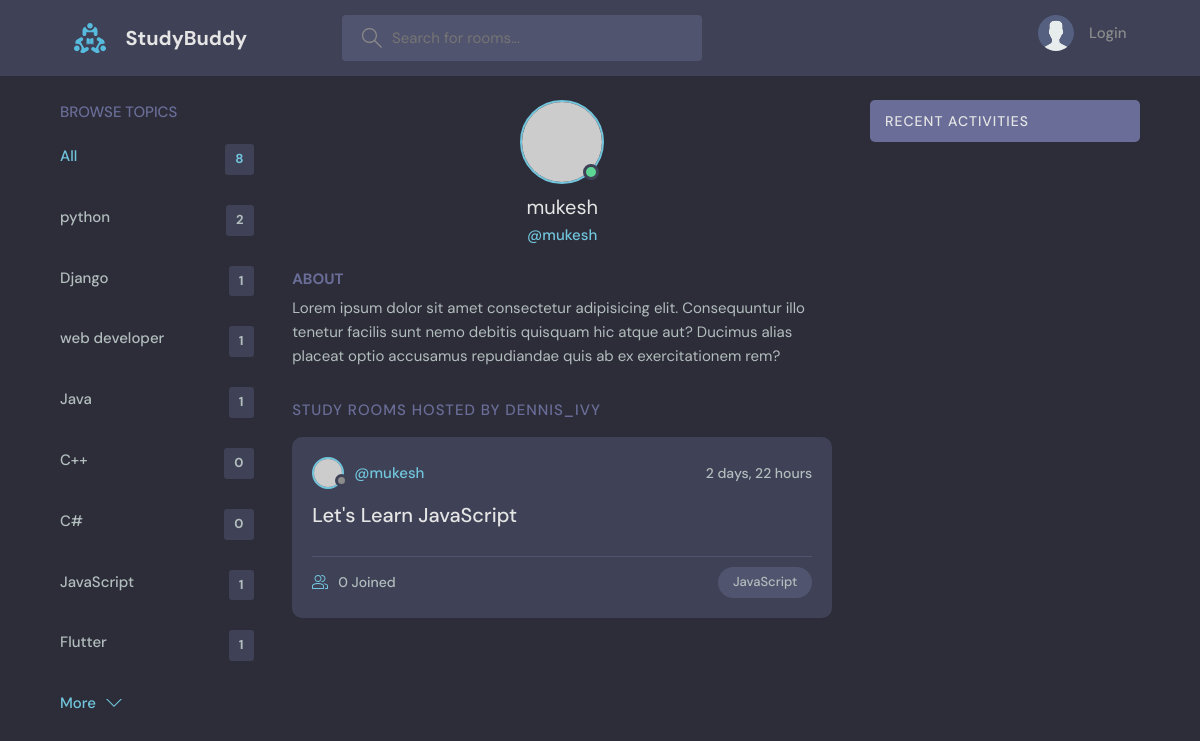
The page /profile/2 on the database its author committed.
### base/models.py (models this page shows, shortened)
class Topic(models.Model):
    name=models.CharField(max_length=200)

class Room(models.Model):
    host=models.ForeignKey(User, on_delete=models.SET_NULL,null=True)
    topic=models.ForeignKey(Topic, on_delete=models.SET_NULL,null=True)
    name=models.CharField(max_length=200)
    description=models.TextField(null=True,blank=True)
    participants=models.ManyToManyField(User,related_name='participants',blank=True)
    updated=models.DateTimeField(auto_now=True)
    created=models.DateTimeField(auto_now_add=True)
    class Meta:
        ordering=['-updated','-created']

### base/views.py (the view)
# urls.py: path('profile/<str:pk>',views.userProfile,name="user-profile"),
def userProfile(request,pk):
    user=User.objects.get(id=pk)
    rooms=user.room_set.all()
    room_messages=user.message_set.all()
    topics=Topic.objects.all()
    context={'user':user,'rooms':rooms,'room_messages':room_messages,'topics':topics}
    return render(request,'base/profile.html',context)

### base/templates/base/profile.html (shortened to what this page needs)
{%extends 'main.html'%}
{%block content%}
  <main class="profile-page layout layout--3">
    <div class="container">
      {%include 'base/topics_componenet.html'%}
      <div class="roomList">
        <div class="profile">
          <div class="profile__avatar">
            <div class="avatar avatar--large active">
              <img src="https://randomuser.me/api/portraits/men/11.jpg" />
            </div>
          </div>
          <div class="profile__info">
            <h3>{{user.username}}</h3>
            <p>@{{user.username}}</p>
          </div>
          <div class="profile__about">
            <h3>About</h3>
            <p>
              Lorem ipsum dolor sit amet consectetur adipisicing elit. Consequuntur illo tenetur
              facilis sunt nemo debitis quisquam hic atque aut? Ducimus alias placeat optio
              accusamus repudiandae quis ab ex exercitationem rem?
            </p>
          </div>
        </div>
        <div class="roomList__header">
          <div>
            <h2>Study Rooms Hosted by dennis_ivy</a>
            </h2>
          </div>
      </div>
      {%include 'base/feed_componenet.html'%}
      </div>
      {% include 'base/activity_component.html'%}
    </div>
  </main>
{%endblock content%}

### base/templates/base/topics_componenet.html
<div class="topics">
    <div class="topics__header">
      <h2>Browse Topics</h2>
    </div>
    <ul class="topics__list">
      <li>
        <a href="{%url 'Home'%}" class="active">All <span>{{topics.count}}</span></a>
      </li>
      {%for topic in topics%}
      <li>
        <a href="{% url 'Home' %}?q={{topic.name}}">{{topic.name}}<span>{{topic.room_set.all.count}}</span></a>
      </li>
      {%endfor%}
    </ul>
    <a class="btn btn--link" href="{%url 'topics'%}">
      More
      <svg version="1.1" xmlns="http://www.w3.org/2000/svg" width="32" height="32" viewBox="0 0 32 32">
        <title>chevron-down</title>
        <path d="M16 21l-13-13h-3l16 16 16-16h-3l-13 13z"></path>
      </svg>
    </a>
  </div>

### base/templates/base/feed_componenet.html (shortened to what this page needs)
{%for room in rooms%}
<div class="roomListRoom">
    <div class="roomListRoom__header">
      <a href="{%url 'user-profile' room.host.id%}" class="roomListRoom__author">
        <div class="avatar avatar--small">
          <img src="https://randomuser.me/api/portraits/women/11.jpg" />
        </div>
        <span>@{{room.host.username}}</span>
      </a>
      <div class="roomListRoom__actions">
        <span>{{room.created|timesince}}</span>
      </div>
    </div>
    <div class="roomListRoom__content">
      <a href="/room/{{room.id}}">{{room.name}}</a>
    </div>
    <div class="roomListRoom__meta">
      <a href="/room/{{room.id}}" class="roomListRoom__joined">
        {{room.participants.all.count}} Joined
      </a>
      <p class="roomListRoom__topic">{{room.topic.name}}</p>
    </div>
</div>
{%endfor%}

### rows shown on the page
Topic: name "python", room_set.all.count "2"
Topic: name "Django", room_set.all.count "1"
Topic: name "web developer", room_set.all.count "1"
Topic: name "Java", room_set.all.count "1"
Topic: name "C++", room_set.all.count "0"
Topic: name "C#", room_set.all.count "0"
Topic: name "JavaScript", room_set.all.count "1"
Topic: name "Flutter", room_set.all.count "1"
Room: host.username "mukesh", created "2 days, 22 hours", name "Let's Learn JavaScript", participants.all.count "0", topic.name "JavaScript"

### other values the page prints
{{ topics.count }} "8"
{{ user.username }} "mukesh"
